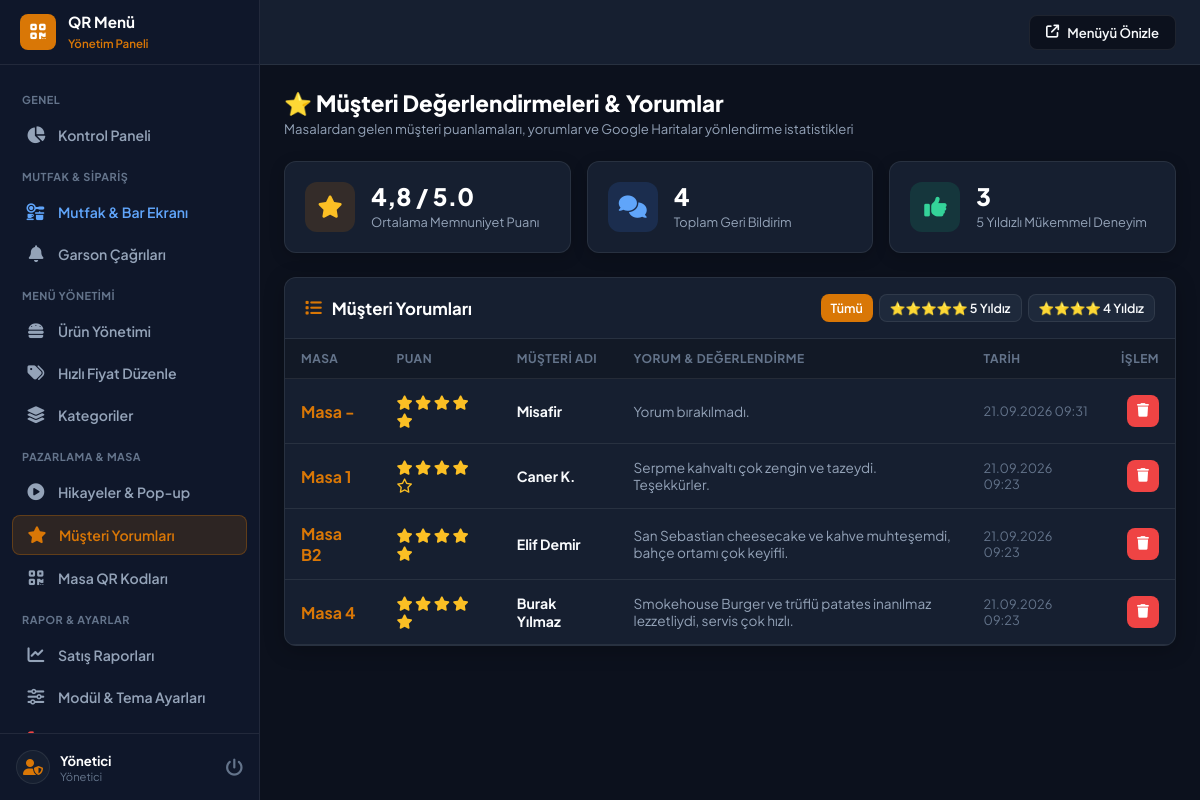
The page /admin/feedback.php (signed in) on the database its author committed.
### tables this page shows
CREATE TABLE feedback (
        id INTEGER PRIMARY KEY AUTOINCREMENT,
        table_number VARCHAR(50) DEFAULT '',
        rating INT NOT NULL DEFAULT 5,
        name VARCHAR(100) DEFAULT '',
        comment TEXT,
        is_read INT DEFAULT 0,
        created_at DATETIME DEFAULT CURRENT_TIMESTAMP
    );

### admin/feedback.php (the view, shortened to what this page needs)
<?php
require_once __DIR__ . '/header.php';
$avgRating = $pdo->query("SELECT AVG(rating) FROM feedback")->fetchColumn();
$totalFeedback = $pdo->query("SELECT COUNT(*) FROM feedback")->fetchColumn();
$fiveStarsCount = $pdo->query("SELECT COUNT(*) FROM feedback WHERE rating = 5")->fetchColumn();
$filterRating = (int)($_GET['rating'] ?? 0);
$query = "SELECT * FROM feedback";
$query .= " ORDER BY id DESC";
$feedbacks = $pdo->query($query)->fetchAll();
?>
<div class="page-header">
    <div class="page-title">
        <h1>⭐ Müşteri Değerlendirmeleri & Yorumlar</h1>
        <p>Masalardan gelen müşteri puanlamaları, yorumlar ve Google Haritalar yönlendirme istatistikleri</p>
    </div>
</div>
<div class="stats-grid">
    <div class="stat-card">
        <div class="stat-icon primary">
            <i class="fas fa-star"></i>
        </div>
        <div class="stat-data">
            <h3><?php echo number_format((float)$avgRating, 1, ',', '.'); ?> / 5.0</h3>
            <span>Ortalama Memnuniyet Puanı</span>
        </div>
    </div>
    <div class="stat-card">
        <div class="stat-icon info">
            <i class="fas fa-comments"></i>
        </div>
        <div class="stat-data">
            <h3><?php echo (int)$totalFeedback; ?></h3>
            <span>Toplam Geri Bildirim</span>
        </div>
    </div>
    <div class="stat-card">
        <div class="stat-icon success">
            <i class="fas fa-thumbs-up"></i>
        </div>
        <div class="stat-data">
            <h3><?php echo (int)$fiveStarsCount; ?></h3>
            <span>5 Yıldızlı Mükemmel Deneyim</span>
        </div>
    </div>
</div>
<div class="card">
    <div class="card-header">
        <h3 class="card-title"><i class="fas fa-list" style="color:var(--primary);"></i> Müşteri Yorumları</h3>
        <div style="display:flex; gap:6px;">
            <a href="feedback.php" class="btn <?php echo $filterRating === 0 ? 'btn-primary' : 'btn-secondary'; ?> btn-sm">Tümü</a>
            <a href="feedback.php?rating=5" class="btn <?php echo $filterRating === 5 ? 'btn-primary' : 'btn-secondary'; ?> btn-sm">⭐⭐⭐⭐⭐ 5 Yıldız</a>
            <a href="feedback.php?rating=4" class="btn <?php echo $filterRating === 4 ? 'btn-primary' : 'btn-secondary'; ?> btn-sm">⭐⭐⭐⭐ 4 Yıldız</a>
        </div>
    </div>
    <div class="card-body" style="padding: 0;">
        <div class="table-responsive">
            <table class="admin-table">
                <thead>
                    <tr>
                        <th>Masa</th>
                        <th>Puan</th>
                        <th>Müşteri Adı</th>
                        <th>Yorum & Değerlendirme</th>
                        <th>Tarih</th>
                        <th style="text-align: right;">İşlem</th>
                    </tr>
                </thead>
                <tbody>
                    <?php if (empty($feedbacks)): ?>
                        <tr>
                            <td colspan="6" style="text-align: center; padding: 32px; color: var(--text-dim);">
                                Henüz değerlendirme bulunmamaktadır.
                            </td>
                        </tr>
                    <?php else: ?>
                        <?php foreach ($feedbacks as $fb): ?>
                            <tr id="row-feedback-<?php echo $fb['id']; ?>">
                                <td>
                                    <strong style="color:var(--primary); font-size:1rem;">Masa <?php echo htmlspecialchars($fb['table_number'] ?: '-'); ?></strong>
                                </td>
                                <td>
                                    <div style="color: #fbbf24; font-size: 0.9rem;">
                                        <?php for ($i=1; $i<=5; $i++): ?>
                                            <i class="<?php echo $i <= $fb['rating'] ? 'fas fa-star' : 'far fa-star'; ?>"></i>
                                        <?php endfor; ?>
                                    </div>
                                </td>
                                <td><strong><?php echo htmlspecialchars($fb['name'] ?: 'Misafir'); ?></strong></td>
                                <td style="color: var(--text-muted); font-size: 0.85rem; max-width: 360px;">
                                    <?php echo htmlspecialchars($fb['comment'] ?: 'Yorum bırakılmadı.'); ?>
                                </td>
                                <td style="font-size: 0.8rem; color: var(--text-dim);">
                                    <?php echo date('d.m.Y H:i', strtotime($fb['created_at'])); ?>
                                </td>
                                <td style="text-align: right;">
                                    <button type="button" class="btn btn-danger btn-icon" onclick="deleteFeedback(<?php echo $fb['id']; ?>)">
                                        <i class="fas fa-trash"></i>
                                    </button>
                                </td>
                            </tr>
                        <?php endforeach; ?>
                    <?php endif; ?>
                </tbody>
            </table>
        </div>
    </div>
</div>
<?php require_once __DIR__ . '/footer.php'; ?>

### admin/header.php (shortened to what this page needs)
<?php
$currentPage = basename($_SERVER['PHP_SELF']);
$adminName = $_SESSION['admin_name'] ?? 'Yönetici';
?>
<!DOCTYPE html>
<html lang="tr">
<head>
    <link rel="stylesheet" href="https://cdnjs.cloudflare.com/ajax/libs/font-awesome/6.4.0/css/all.min.css">
    <link rel="stylesheet" href="../assets/css/admin.css">
</head>
<body>
    <aside class="admin-sidebar">
        <div class="sidebar-header">
            <div class="sidebar-logo-icon">
                <i class="fas fa-qrcode"></i>
            </div>
            <div class="sidebar-brand-text">
                <h2>QR Menü</h2>
                <span>Yönetim Paneli</span>
            </div>
        </div>
        <nav class="sidebar-nav">
            <div class="nav-section-label">GENEL</div>
            <a href="index.php" class="nav-link <?php echo $currentPage === 'index.php' ? 'active' : ''; ?>">
                <i class="fas fa-chart-pie"></i>
                <span>Kontrol Paneli</span>
            </a>
            <div class="nav-section-label">MUTFAK & SİPARİŞ</div>
            <a href="kitchen.php" class="nav-link <?php echo $currentPage === 'kitchen.php' ? 'active' : ''; ?>" style="color: #60a5fa;">
                <i class="fas fa-kitchen-set"></i>
                <span>Mutfak & Bar Ekranı</span>
            </a>
            <a href="waiter-calls.php" class="nav-link <?php echo $currentPage === 'waiter-calls.php' ? 'active' : ''; ?>">
                <i class="fas fa-bell"></i>
                <span>Garson Çağrıları</span>
            </a>
            <div class="nav-section-label">MENÜ YÖNETİMİ</div>
            <a href="products.php" class="nav-link <?php echo $currentPage === 'products.php' ? 'active' : ''; ?>">
                <i class="fas fa-burger"></i>
                <span>Ürün Yönetimi</span>
            </a>
            <a href="quick-price.php" class="nav-link <?php echo $currentPage === 'quick-price.php' ? 'active' : ''; ?>">
                <i class="fas fa-tags"></i>
                <span>Hızlı Fiyat Düzenle</span>
            </a>
            <a href="categories.php" class="nav-link <?php echo $currentPage === 'categories.php' ? 'active' : ''; ?>">
                <i class="fas fa-layer-group"></i>
                <span>Kategoriler</span>
            </a>
            <div class="nav-section-label">PAZARLAMA & MASA</div>
            <a href="stories.php" class="nav-link <?php echo $currentPage === 'stories.php' ? 'active' : ''; ?>">
                <i class="fas fa-circle-play"></i>
                <span>Hikayeler & Pop-up</span>
            </a>
            <a href="feedback.php" class="nav-link <?php echo $currentPage === 'feedback.php' ? 'active' : ''; ?>">
                <i class="fas fa-star"></i>
                <span>Müşteri Yorumları</span>
            </a>
            <a href="tables.php" class="nav-link <?php echo $currentPage === 'tables.php' ? 'active' : ''; ?>">
                <i class="fas fa-qrcode"></i>
                <span>Masa QR Kodları</span>
            </a>
            <div class="nav-section-label">RAPOR & AYARLAR</div>
            <a href="reports.php" class="nav-link <?php echo $currentPage === 'reports.php' ? 'active' : ''; ?>">
                <i class="fas fa-chart-line"></i>
                <span>Satış Raporları</span>
            </a>
            <a href="settings.php" class="nav-link <?php echo $currentPage === 'settings.php' ? 'active' : ''; ?>">
                <i class="fas fa-sliders"></i>
                <span>Modül & Tema Ayarları</span>
            </a>
            <a href="logout.php" class="nav-link" style="color: #ef4444;">
                <i class="fas fa-right-from-bracket"></i>
                <span>Çıkış Yap</span>
            </a>
        </nav>
        <div class="sidebar-footer">
            <div class="admin-profile">
                <div class="admin-avatar">
                    <i class="fas fa-user-shield"></i>
                </div>
                <div>
                    <div class="admin-name"><?php echo htmlspecialchars($adminName); ?></div>
                    <div class="admin-role">Yönetici</div>
                </div>
            </div>
            <a href="logout.php" title="Çıkış" style="color: var(--text-dim); text-decoration:none; font-size:1.1rem;">
                <i class="fas fa-power-off"></i>
            </a>
        </div>
    </aside>
    <div class="admin-main">
        <header class="admin-topbar">
            <div class="topbar-actions">
                <a href="../index.php" target="_blank" class="btn-preview" title="Müşteri Görünümü">
                    <i class="fas fa-arrow-up-right-from-square"></i>
                    <span>Menüyü Önizle</span>
                </a>
            </div>
        </header>
        <main class="admin-content">

### admin/footer.php (shortened to what this page needs)
        </main>
    </div>
</body>
</html>

### rows shown on the page
feedback: table_number "-", rating 5 (drawn), name "Misafir", comment "Yorum bırakılmadı.", created_at "21.09.2026 09:31"
feedback: table_number "1", rating 4 (drawn), name "Caner K.", comment "Serpme kahvaltı çok zengin ve tazeydi. Teşekkürler.", created_at "21.09.2026 09:23"
feedback: table_number "B2", rating 5 (drawn), name "Elif Demir", comment "San Sebastian cheesecake ve kahve muhteşemdi, bahçe ortamı çok keyifli.", created_at "21.09.2026 09:23"
feedback: table_number "4", rating 5 (drawn), name "Burak Yılmaz", comment "Smokehouse Burger ve trüflü patates inanılmaz lezzetliydi, servis çok hızlı.", created_at "21.09.2026 09:23"

### other values the page prints
$adminName "Yönetici"
$avgRating "4,8"
$totalFeedback "4"
$fiveStarsCount "3"
